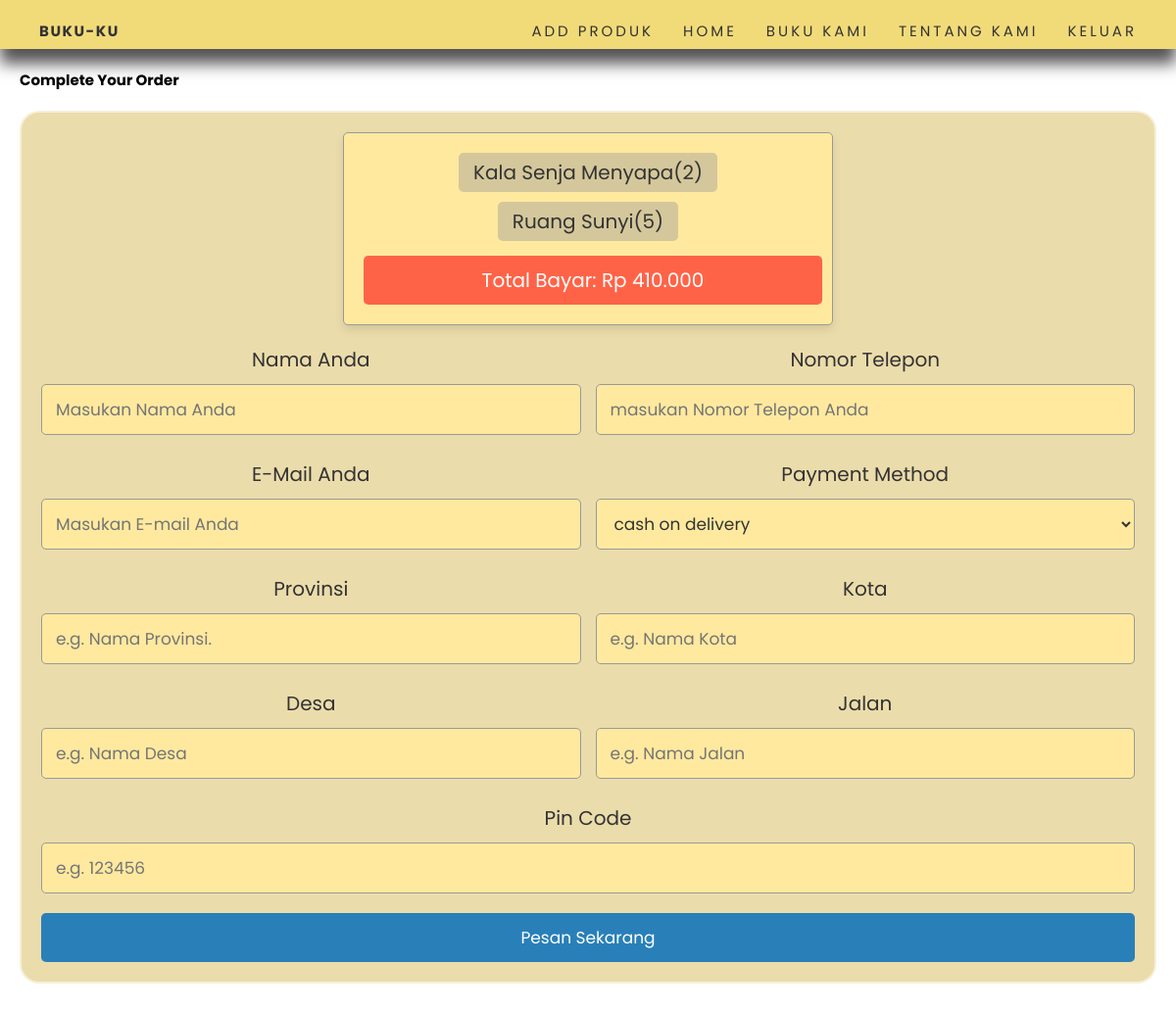
The page /checkout.php on the database its author committed.
### tables this page shows
CREATE TABLE `cart` (
  `id` int(11) NOT NULL,
  `name` varchar(255) NOT NULL,
  `price` int(11) NOT NULL,
  `image` varchar(255) NOT NULL,
  `quantity` int(11) NOT NULL
);

### checkout.php (the view, shortened to what this page needs)
<?php
@include 'koneksi.php';
function formatRupiah($angka){
   $rupiah = "Rp " . number_format($angka, 0, ',', '.');
   return $rupiah;
}
?>
<!DOCTYPE html>
<html lang="en">
<head>
   <link rel="stylesheet" href="https://cdnjs.cloudflare.com/ajax/libs/font-awesome/6.0.0/css/all.min.css">
   <link rel="stylesheet" href="produk.css">
</head>
<body>
<nav>
    <a href="index.php"class="logo">Buku-Ku</a>
    <div class="grup">
        <ul class="navigasi">
            <li><a href="addproduk.php">Add Produk</a></li>
            <li><a href="index.php">Home</a></li>
            <li><a href="index.php#home">Buku Kami</a></li>
            <li><a href="index.php#about">Tentang Kami</a></li>
            <li><a href="login.html">Keluar</a></li>
        </ul>
</nav>
<div class="container">
<section class="checkout-form">
   <h1 class="heading">complete your order</h1>
   <form action="" method="post">
   <div class="display-order">
      <?php
         $select_cart = mysqli_query($conn, "SELECT * FROM `cart`");
         $total = 0;
         $grand_total = 0;
         if(mysqli_num_rows($select_cart) > 0){
            while($fetch_cart = mysqli_fetch_assoc($select_cart)){
            $total_price = $fetch_cart['price'] * $fetch_cart['quantity'];
            $grand_total = $total += $total_price;
      ?>
      <span><?= $fetch_cart['name']; ?>(<?= $fetch_cart['quantity']; ?>)</span>
      <?php
         }
      }else{
         echo "<div class='display-order'><span>your cart is empty!</span></div>";
      }
      ?>
      <span class="grand-total">Total Bayar: <?= formatRupiah($grand_total); ?></span>
   </div>
      <div class="flex">
         <div class="inputBox">
            <span>Nama Anda</span>
            <input type="text" placeholder="Masukan Nama Anda" name="name" required>
         </div>
         <div class="inputBox">
            <span>Nomor Telepon</span>
            <input type="number" placeholder="masukan Nomor Telepon Anda" name="number" required>
         </div>
         <div class="inputBox">
            <span>E-mail Anda</span>
            <input type="email" placeholder="Masukan E-mail Anda" name="email" required>
         </div>
         <div class="inputBox">
            <span>payment method</span>
            <select name="method">
               <option value="cash on delivery" selected>cash on delivery</option>
            </select>
         </div>
         <div class="inputBox">
            <span>Provinsi</span>
            <input type="text" placeholder="e.g. Nama Provinsi." name="prov" required>
         </div>
         <div class="inputBox">
            <span>Kota</span>
            <input type="text" placeholder="e.g. Nama Kota" name="kota" required>
         </div>
         <div class="inputBox">
            <span>Desa</span>
            <input type="text" placeholder="e.g. Nama Desa" name="desa" required>
         </div>
         <div class="inputBox">
            <span>Jalan</span>
            <input type="text" placeholder="e.g. Nama Jalan" name="jalan" required>
         </div>
         <div class="inputBox">
            <span>pin code</span>
            <input type="text" placeholder="e.g. 123456" name="pin_code" required>
         </div>
      </div>
      <input type="submit" value="Pesan Sekarang" name="order_btn" class="btn">
   </form>
</section>
</div>
</body>
</html>

### produk.css (style rules this page uses)
:root { --blue:#2980b9; --red:tomato; --orange:orange; --black:#333; --white:#fff; --bg-color:#eee; --dark-bg:rgba(0,0,0,.7); --box-shadow:0 .5rem 1rem rgba(0,0,0,.1); --border:.1rem solid #999; }
* { font-family: 'Poppins', sans-serif; margin:0; padding:0; box-sizing: border-box; outline: none; border:none; text-decoration: none; text-transform: capitalize; }
body { width: 100%; background: url(images/background_login.jpg); background-position: center; background-size: cover; justify-content: center; }
html { font-size: 62.5%; overflow-x: hidden; }
.container { padding-top: 5rem; max-width: 1200px; margin:0 auto; padding-bottom: 5rem; }
section { padding:2rem; }
nav { position: fixed; top: 0; left: 0; width: 100%; height: 50px; background: white; padding: 20px 40px; display: flex; justify-content: space-between; align-items: right; box-shadow: 0 15px 15px rgb(83, 83, 83); background-color: rgb(241, 219, 121); z-index: 999; }
.logo { color: #333; text-decoration: none; font-size: 1.5em; font-weight: 700; text-transform: uppercase; letter-spacing: 0.1em; }
.grup { display: flex; align-items: right; }
nav ul { position: relative; display: flex; gap: 30px; }
nav ul li { list-style: none; }
nav ul li a { position: relative; text-decoration: none; font-size: 1.5em; color: #333; text-transform: uppercase; letter-spacing: 0.2em; }
nav ul li a::before { content: ''; position: absolute; bottom: -2px; width: 100%; height: 2px; background: #333; transform: scaleX(0); transition: transform 0.5s ease-in-out; transform-origin: right; }
.btn, .option-btn, .delete-btn { display: block; width: 100%; text-align: center; background-color: var(--blue); color:var(--white); font-size: 1.7rem; padding:1.2rem 3rem; border-radius: .5rem; cursor: pointer; margin-top: 1rem; }
.checkout-form form { padding:2rem; border-radius: .5rem; background-color: var(--bg-color); border-radius: 20px; padding:2rem; margin:0 auto; margin-top: 2rem; background: rgba(196, 152, 9, 0.342); border: 2px solid rgba(255,255,255,0.56); border-radius: 20px; backdrop-filter: blur(15px); text-align: center; }
.checkout-form form .flex { display: flex; flex-wrap: wrap; gap:1.5rem; }
.checkout-form form .flex .inputBox { flex:1 1 40rem; }
.checkout-form form .flex .inputBox span { font-size: 2rem; color:var(--black); }
.checkout-form form .flex .inputBox input, .checkout-form form .flex .inputBox select { width: 100%; font-size: 1.7rem; color:var(--black); border-radius: .5rem; margin:1rem 0; padding:1.2rem 1.4rem; text-transform: none; border:var(--border); background: rgb(255, 233, 159); backdrop-filter: blur(15px); }
.display-order { max-width: 50rem; background: rgb(255, 233, 159); border-radius: .5rem; text-align: center; padding:1.5rem; margin:0 auto; margin-bottom: 2rem; box-shadow: var(--box-shadow); border:var(--border); }
.display-order span { display: inline-block; border-radius: .5rem; background-color: rgb(212, 199, 155); padding:.5rem 1.5rem; font-size: 2rem; color:var(--black); margin:.5rem; }
.display-order span.grand-total { width: 100%; background-color: var(--red); color:var(--white); padding:1rem; margin-top: 1rem; }

### rows shown on the page
cart: name "Kala Senja Menyapa", quantity "2"
cart: name "Ruang Sunyi", quantity "5"

### other values the page prints
formatRupiah($grand_total) "Rp 410.000"
